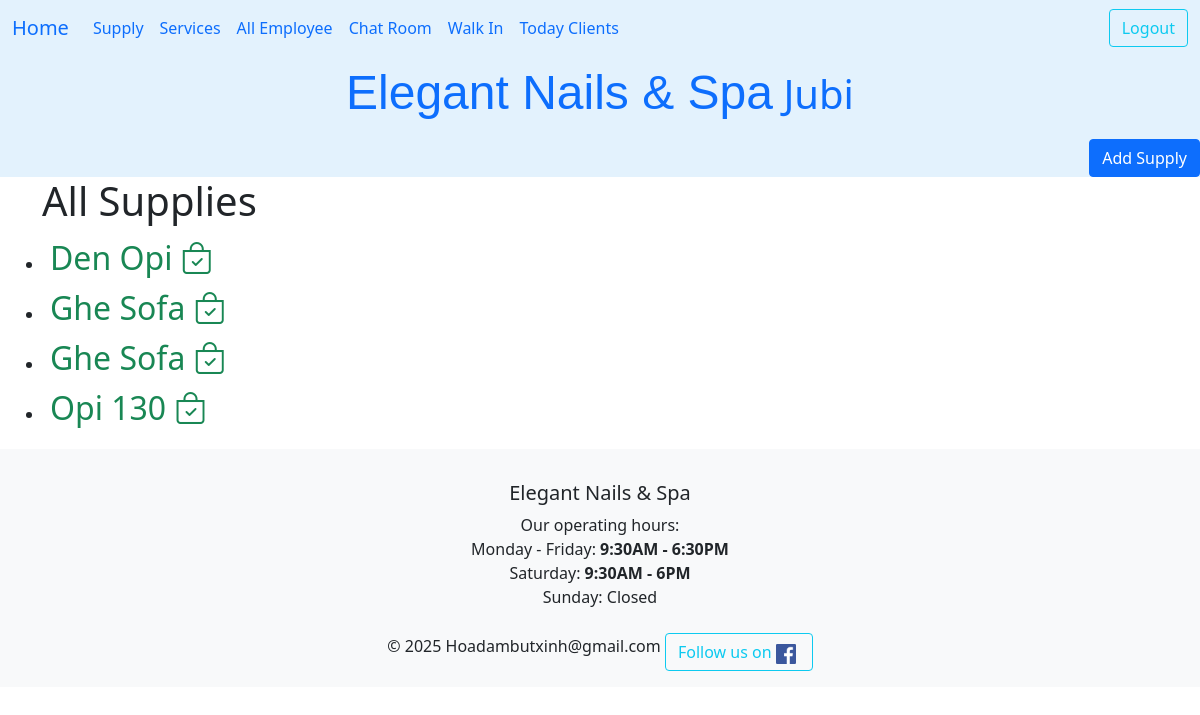
Page /ledger/supply/all/ (signed in) on the earlier database version.
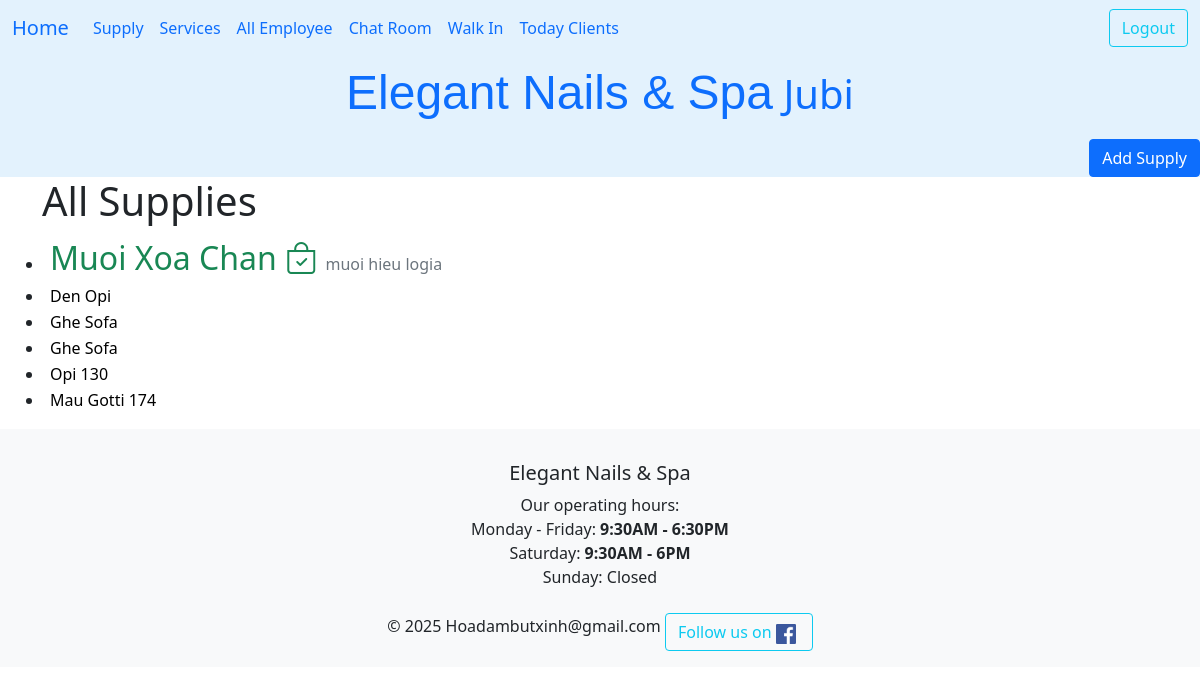
Same page on the later database version.
### ledger/models.py (models this page shows, shortened)
class Supply(models.Model):
    title = models.CharField(max_length=42, validators=[MinLengthValidator(2)])
    quantity = models.PositiveIntegerField(default=1)
    info = models.CharField(max_length=250, null=True)
    price = models.FloatField(max_length=10, null=True)
    is_wanted = models.BooleanField(default=True)
    owner = models.ForeignKey(settings.AUTH_USER_MODEL, on_delete=models.CASCADE, related_name="supplies")

### ledger/views.py (the view)
# urls.py: path('ledger/supply/all/', views.AllSupply.as_view(), name='all_supplies'),
class AllSupply(LoginRequiredMixin, ListView):
    model = Supply
    template_name = "ledger/all_supplies.html"
    ordering = ['-is_wanted']

### ledger/templates/ledger/all_supplies.html (shortened to what this page needs)
{% extends 'base.html' %}
{% load crispy_forms_tags %}
{% load crispy_forms_filters %}
{% block heading %}
    <h1>All Supplies</h1>
{% endblock heading %}
{% block nutPhu %}
<a href="{% url 'ledger:supply_create' %}" class="btn btn-primary" role="button">Add Supply</a>
{% endblock nutPhu %}
{% block content %}
    {% if supply_list %}
    <ul>
        {% for item in supply_list %}
            <li>
                <button class="item {% if item.is_wanted %}fs-2 text-success{% endif %}"
                        data-url="{% url 'ledger:supply_is_wanted' item.id %}"
                        data-item-id="{{ item.id }}">
                    {{ item.title |title }} <span class='add-cart'>{% if item.is_wanted %}<i class="bi bi-bag-check"></i>{% endif %}</span>
                    <span class="fs-6 text-secondary">{{ item.info }}</span>
                </button>
            </li>
        {% endfor %}
    </ul>
    {% else %}
    <p>There are no supplies for now.</p>
    {% endif %}
{% endblock content %}

### ledger/templates/base.html (shortened to what this page needs)
<!DOCTYPE html>
{% load static %}
<html lang="en">
<head>
    <link href="https://cdn.jsdelivr.net/npm/bootstrap@5.0.2/dist/css/bootstrap.min.css" rel="stylesheet">
    <link rel="stylesheet" href="{% static 'css/homepage.css' %}">
    <link rel="stylesheet" href="https://cdn.jsdelivr.net/npm/bootstrap-icons@1.11.3/font/bootstrap-icons.css">
</head>
<body>
    <nav class="navbar navbar-expand-lg" style="background-color: #e3f2fd;">
        <div class="container-fluid">
            <a class="navbar-brand" href="{% url 'ledger:index' %}">Home</a>
            <div class="collapse navbar-collapse" id="navbarSupportedContent">
                <ul class="navbar-nav me-auto mb-2 mb-lg-0">
                    {% if user.is_authenticated %}
                        <li class="nav-item">
                            <a class="nav-link" href="{% url 'ledger:all_supplies' %}">Supply</a>
                        </li>
                        <li class="nav-item">
                            <a class="nav-link" href="{% url 'ledger:services' %}">Services</a>
                        </li>
                        <li class="nav-item">
                            <a class="nav-link active" aria-current="page" href="{% url 'ledger:all_employee' %}">All Employee</a>
                        </li>
                        <li class="nav-item">
                            <a class="nav-link" href="{% url 'ledger:user_chat_room' %}">Chat Room</a>
                        </li>
                        <li class="nav-item">
                            <a class="nav-link" href="{% url 'ledger:walkin' %}">Walk In</a>
                        </li>
                        <li class="nav-item">
                            <a class="nav-link" href="{% url 'datHen:listHen' %}">Today Clients</a>
                        </li>
                    {% endif %}
                </ul>
                <div class="auth-buttons">
                    {% if user.is_authenticated %}
                        <form id="logout-form" method="post" action="{% url 'logout' %}" class="d-inline">
                            <button class="btn btn-outline-info" type="submit">Logout</button>
                        </form>
                    {% else %}
                        <a class="btn btn-outline-info" href="{% url 'login' %}">Login</a>
                    {% endif %}
                </div>
            </div>
        </div>
    </nav>
    <nav class="nav justify-content-center fs-4" style="background-color: #e3f2fd;">
        <h1 class="nav-link"><span class="cursive-text display-5">Elegant Nails & Spa</span> {{ user.username| title }}</h1>
    </nav>
    <nav class="nav d-flex justify-content-center fs-4" style="background-color: #e3f2fd;">
        <span class="ms-auto">
            {% block nutPhu %}   {% endblock nutPhu %}
        </span>
    </nav>
    <div class="container-md">
        {% block heading %}
        {% endblock heading %}
    </div>
    <div class="container-fluid">
        {% block content %}
        {% endblock content %}
    </div>
    <footer class="footer bg-light text-center py-3">
        <div class="card-body">
            <h5 class="card-title">Elegant Nails & Spa</h5>
            <p class="card-text">
                Our operating hours:<br>
                Monday - Friday: <strong>9:30AM - 6:30PM</strong><br>
                Saturday: <strong>9:30AM - 6PM</strong><br>
                Sunday: Closed
            </p>
        </div>
        © 2025 Hoadambutxinh@gmail.com
        <a class="btn btn-outline-info mt-2" href="https://www.facebook.com/quang.hu.10" role="button">
            Follow us on
            <img src="{% static 'ledger/images/Facebook.png' %}" alt="Facebook logo" width="20" height="20" class="me-1">
        </a>
    </footer>
</body>
</html>

### ledger/static/css/homepage.css (style rules this page uses)
.cursive-text { font-family: 'cursive', sans-serif; }

### ledger/templates/base.html (style rules this page uses)
.navbar .auth-buttons { margin-left: auto; }

### ledger/templates/ledger/all_supplies.html (style rules this page uses)
.item { border: none; background: none; }

Differences in the rows shown:
added Supply: title "Muoi Xoa Chan", is_wanted True (drawn), info "muoi hieu logia"
changed Supply "Den Opi": is_wanted True → False (drawn)
changed Supply (number 3 of 6 on the later page): is_wanted True → False (drawn)
changed Supply (number 4 of 6 on the later page): is_wanted True → False (drawn)
changed Supply "Opi 130": is_wanted True → False (drawn)
added Supply: title "Mau Gotti 174", is_wanted False (drawn)
